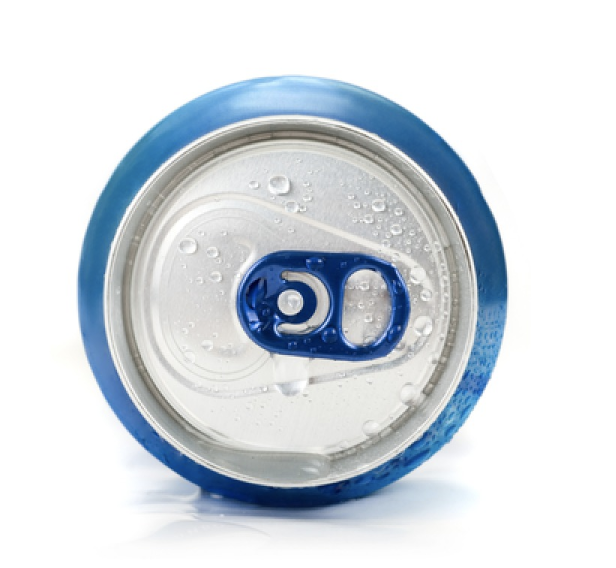
#> input picture example/K-Means Color Clustering/test-circles.png, 616 x 568 px
$ jupyter execute 'OpenCV-Ptthon K-means Color Quantization.ipynb'
#> lines starting #> are read from the running program, lines starting #| are printed output that depends on the picture
[cell 1]
# import the necessary packages
from sklearn.cluster import KMeans
import matplotlib.pyplot as plt
import cv2
import numpy as np

[cell 2]
def centroid_histogram(clt):
    # grab the number of different clusters and create a histogram
    # based on the number of pixels assigned to each cluster
    numLabels = len(np.unique(clt.labels_))
    (hist, _) = np.histogram(clt.cluster_centers_, bins = numLabels)

    # normalize the histogram, such that it sums to one
    hist = hist.astype("float")
    hist /= hist.sum()

    # return the histogram
    return hist

[cell 3]
def plot_colors(hist, centroids):
    # initialize the bar chart representing the relative frequency
    # of each of the colors
    bar = np.zeros((50, 300, 3), dtype = "uint8")
    startX = 0

    # loop over the percentage of each cluster and the color of
    # each cluster
    for (percent, color) in zip(hist, centroids):
        # plot the relative percentage of each cluster
        endX = startX + (percent * 300)
        cv2.rectangle(bar, (int(startX), 0), (int(endX), 50),
            color.astype("uint8").tolist(), -1)
        startX = endX

    # return the bar chart
    return bar

[cell 4]
# load the image and convert it from BGR to RGB so that
# we can dispaly it with matplotlib
image = cv2.imread("test-circles.png")
#> image is the input picture: shape (568, 616, 3); mean B, G, R 224.4, 218.1, 211.4
image = cv2.cvtColor(image, cv2.COLOR_BGR2RGB)

[cell 5]
# show our image
plt.figure()
plt.axis("off")
plt.imshow(image)

[cell 6]
# reshape the image to be a list of pixels
image = image.reshape((image.shape[0] * image.shape[1], 3))

[cell 7]
# cluster the pixel intensities
clt = KMeans(n_clusters = 5)
clt.fit(image)

[cell 8]
# build a histogram of clusters and then create a figure
# representing the number of pixels labeled to each color
hist = centroid_histogram(clt)
bar = plot_colors(hist, clt.cluster_centers_)
#> after the loop in plot_colors, `for (percent, color) in zip(hist, centroids):`:
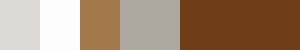
#> bar: shape (50, 300, 3); mean of channels 0, 1, 2 114.3, 137.1, 163.7; drawn as B, G, R
